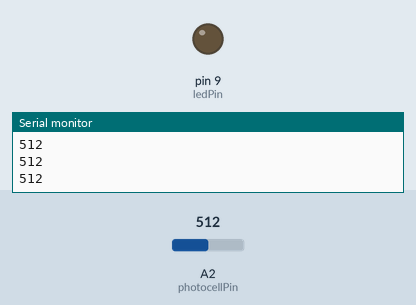
Recording of a sketch running on a simulated Arduino Uno, built with avr-gcc and run on an emulated ATmega328P. On the bench: output pins drawn as LEDs (lit = HIGH), the last lines printed to the serial monitor. The inputs (shaded band) are chosen by the test bench; at power-on: A2 (photocellPin) = 512.

Above: at 1.2 s.
1.3 s: A2 (photocellPin) set to 31
2.8 s: A2 (photocellPin) set to 27
At 3.5 s:
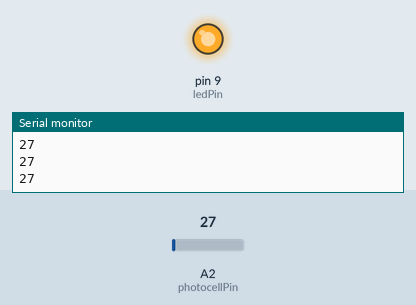
4.3 s: A2 (photocellPin) set to 122
At 4.8 s:
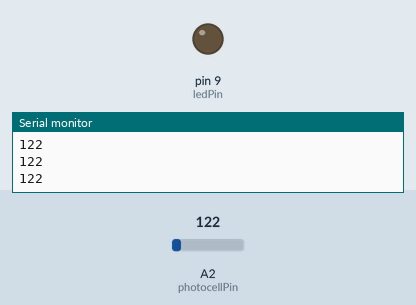
5.8 s: A2 (photocellPin) set to 20
At 6.1 s:
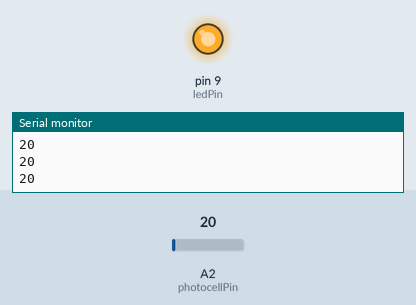
Timing chart, 0 to 8.3 s (numbered marks = the images above; inputs shaded):
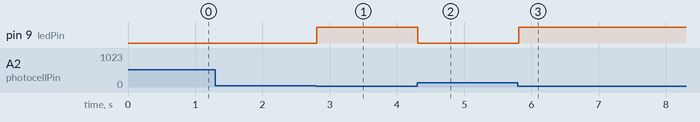

Measured:
- the behaviour switches between 30 and 29 on A2 (photocellPin) (found by bisection; images 0 and 1)
- after the input at 2.8 s, pin 9 (ledPin): LOW → HIGH at once
- after the input at 4.3 s, pin 9 (ledPin): HIGH → LOW at once
- after the input at 5.8 s, pin 9 (ledPin): LOW → HIGH at once

The sketch:

project_Light.ino
```cpp
// LAB8 - 讀取光敏電阻 (v1)
int photocellPin = 2; // 光敏電阻 (photocell) 接在 anallog pin 2

int photocellVal = 0; // photocell variable

int minLight = 30;   // 最小光線門檻值

int ledPin =9;

int ledState = 0;


void setup() {

  pinMode(ledPin, OUTPUT);

  Serial.begin(9600);

}


void loop() {

  // 讀取光敏電阻並輸出到 Serial Port

  photocellVal = analogRead(photocellPin);

  Serial.println(photocellVal);


  // 光線不足時打開 LED

  if (photocellVal < minLight && ledState == 0) {

    digitalWrite(ledPin, HIGH); // turn on LED

    ledState = 1;

  }


  // 光線充足時關掉 LED

  if (photocellVal > minLight && ledState == 1) {

    digitalWrite(ledPin, LOW); // turn off LED

    ledState = 0;

  }


  delay(100);

}
```
